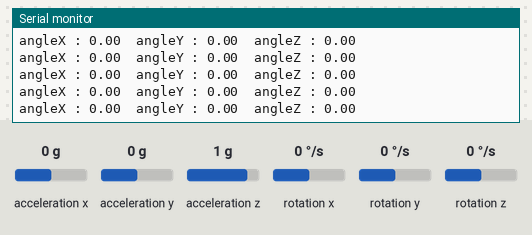
Simulated run of this sketch. Board: Arduino Uno, built with avr-gcc and run on an emulated ATmega328P. Shown: the last lines printed to the serial monitor. The test bench sets the inputs (shaded band); at power-on: acceleration x 0 g, acceleration y 0 g, rotation z 0 °/s, acceleration z 1 g, rotation x 0 °/s, rotation y 0 °/s.

Above: at 4.2 s.
4.3 s: acceleration x set to -1.4 g
At 4.45 s:
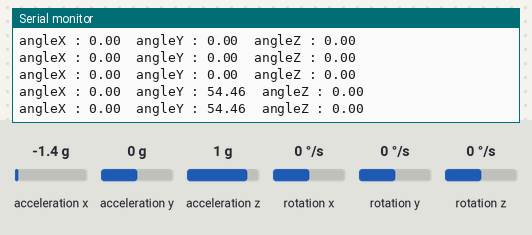
7.3 s: acceleration y set to -1.4 g
At 7.34 s:
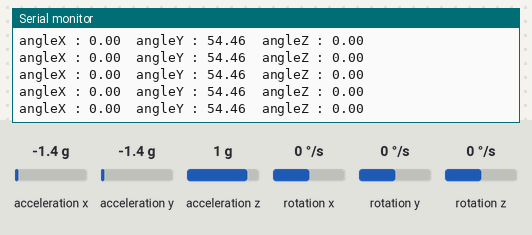
10.3 s: rotation z set to -192 °/s
At 10.3 s:
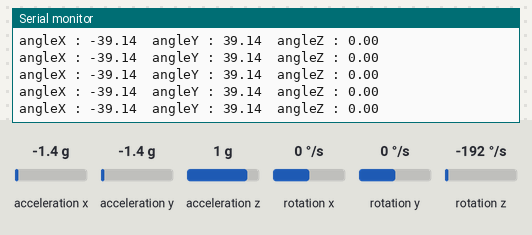
13.3 s: acceleration x set to 0 g
At 13.33 s:
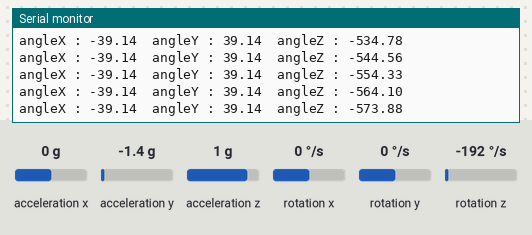
16.3 s: acceleration y set to 0 g
At 16.34 s:
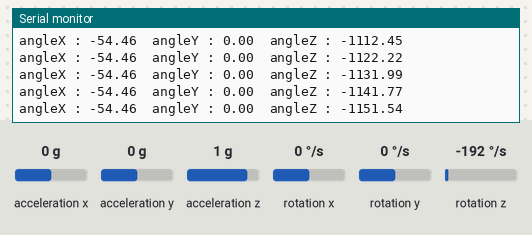
19.3 s: acceleration x set to 0.8 g
At 19.33 s:
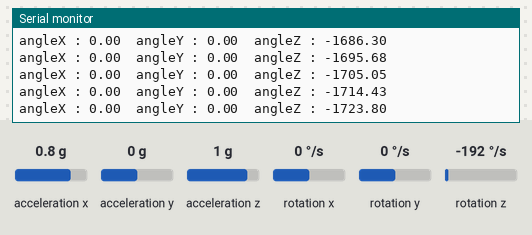
Timing chart, 0 to 22.3 s (numbered marks = the images above; inputs shaded):
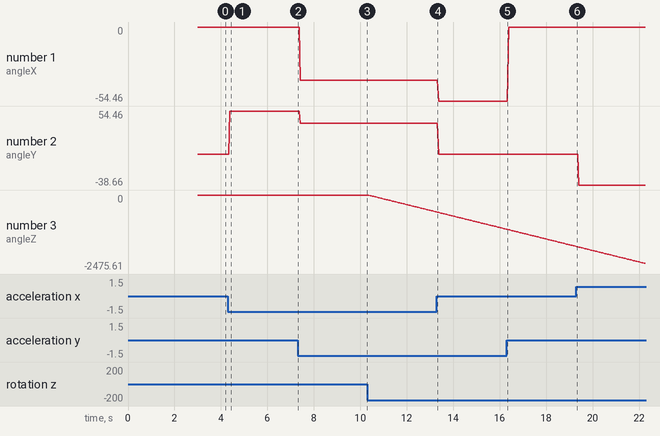

Measured:
- after the input at 4.3 s, the serial monitor: prints a new line after 0.09 s (image 1)
- plotted number 1: 0 → -39.14 after the input at 7.3 s
- plotted number 2: 0 → 54.46 after the input at 4.3 s, 54.46 → 39.14 after the input at 7.3 s
- plotted number 3: 0 → -564.1 after the input at 10.3 s

The sketch:

Gyro_easier.ino
```cpp
#include <MPU6050_tockn.h>
#include <Wire.h>

MPU6050 gyro(Wire);

void setup() {
  Serial.begin(9600);
  Wire.begin();
 gyro.begin();
 gyro.calcGyroOffsets();
}

void loop() {
  gyro.update();
  Serial.print("angleX : ");
  Serial.print(gyro.getAngleX());
  Serial.print("\tangleY : ");
  Serial.print(gyro.getAngleY());
  Serial.print("\tangleZ : ");
  Serial.println(gyro.getAngleZ());
}
```
